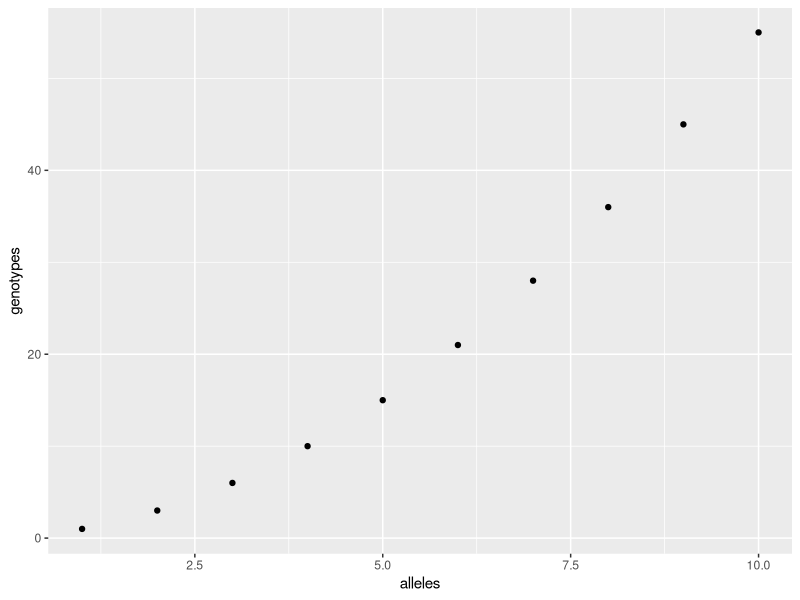
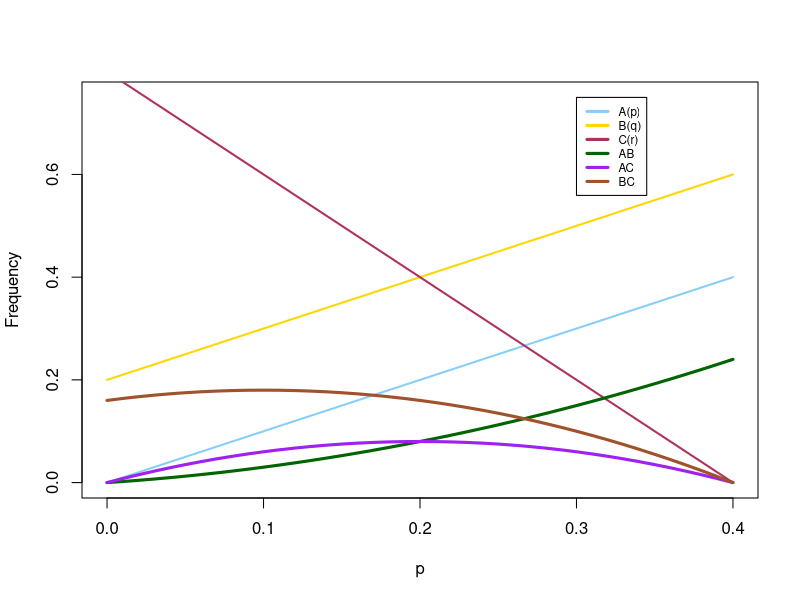

These figures' R source, in order:
## ---- chunk 1
#| warning: false

library(tidyverse)

alleles = seq(1,10,1)
genotypes = alleles*(alleles+1)/2

ggplot(mapping = aes(x = alleles, y = genotypes)) +
  geom_point()

## ---- chunk 2

vec_p = seq(0, 0.4, 0.01)
vec_q = seq(0.2, 0.6, 0.01)
vec_r = 1 - vec_p - vec_q
vec_x = seq(0, 50, 1)

vec_fab = vec_p * vec_q
vec_fac = vec_p - vec_p^2 - vec_fab
vec_fbc = vec_q - vec_q^2 - vec_fab

plot(vec_p, vec_p, type='l',xlab="p",ylab="Frequency",
     ylim = c(0,0.75), col = "lightskyblue", lwd=2)
lines(vec_p, vec_q, col="gold",lwd=2)
lines(vec_p, vec_r, col="maroon",lwd=2)
lines(vec_p, vec_fab, col = "darkgreen", lwd = 3)
lines(vec_p, vec_fac, col = "purple", lwd = 3)
lines(vec_p, vec_fbc, col = "sienna", lwd = 3)
legend(0.3,0.75,legend=c( "A(p)","B(q)", "C(r)","AB","AC","BC"),col=c("lightskyblue","gold", "maroon","darkgreen","purple","sienna"),lwd=c(3,3,3),cex=0.7)

## ---- chunk 3

p = 0.2661
q = 0.0441
r = 0.6928
N = 1617

f_A = p^2 + (p*r) #frequency of IAIA + frequency of IAIO
f_B = q^2 + (q*r) #frequency of IBIB + frequency of IBIO
f_O = r^2 #frequency of IOIO
f_AB = p*q #frequency of IAIB

basque_chart <- data.frame(phenotype = c("A", "B", "O", "AB"),
                           observed = c(724, 110, 763, 20),
                           expected = c(f_A*N, f_B*N, f_O*N, f_AB*N))

basque_chart$O_E = basque_chart$observed - basque_chart$expected
basque_chart$error = ((basque_chart$O_E)^2 / basque_chart$expected)

test_stat = sum(basque_chart$error)

1 - pchisq(test_stat, 1)

